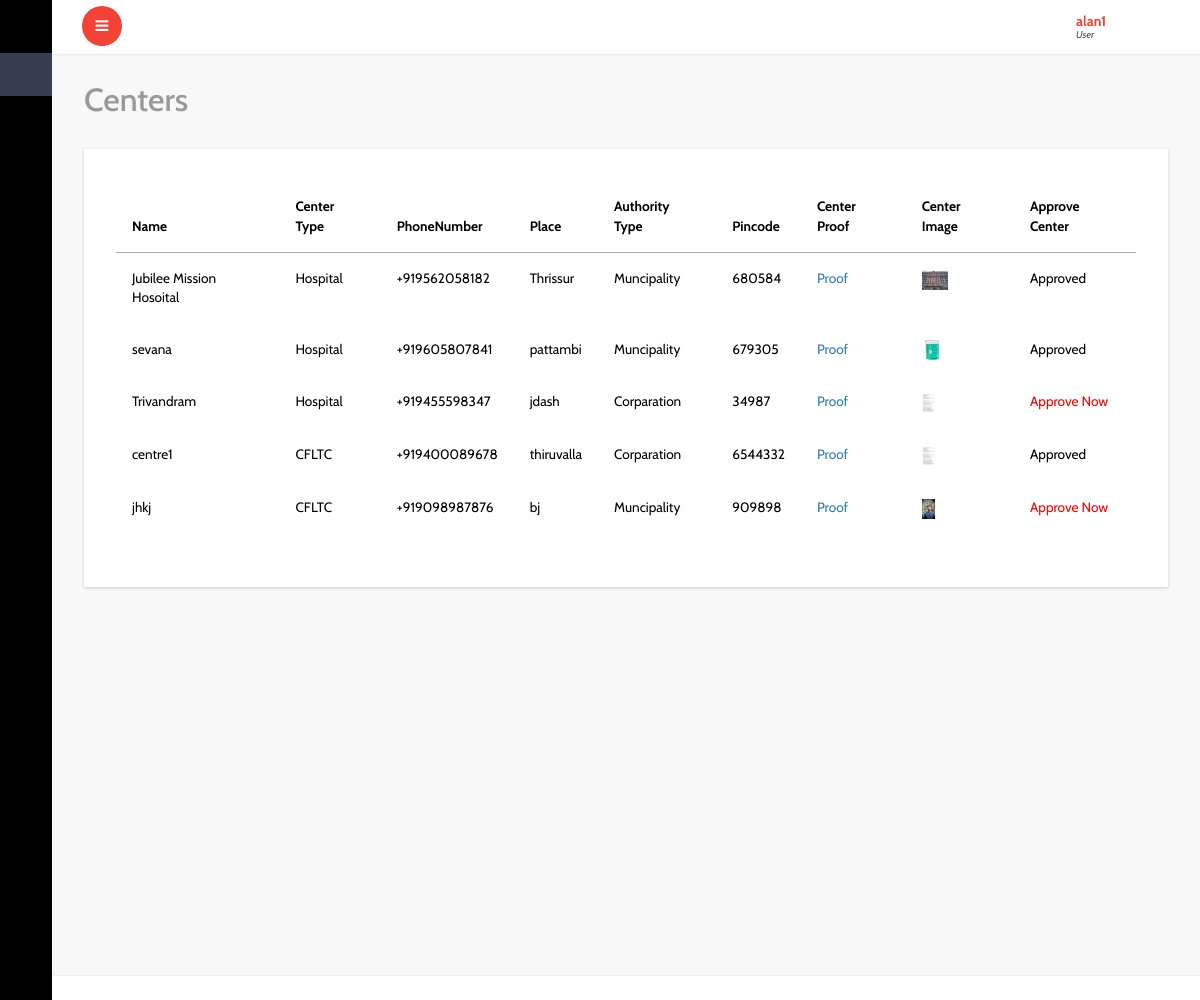
The app's page /allcenters/ (signed in) with its own data.
### account/models.py (models this page shows, shortened)
class UserRegister(models.Model):
    user=models.OneToOneField(User,on_delete=models.CASCADE)
    name=models.CharField(max_length=40)
    phonenumber=PhoneNumberField()
    adhar=models.PositiveIntegerField(unique=True)
    pincode=models.PositiveIntegerField()

class Center(models.Model):
    user=models.OneToOneField(User,on_delete=models.CASCADE)
    center_name=models.CharField(max_length=50)
    authority_type=models.CharField(max_length=50,choices=authority_types,default=govermnet)
    center_pincode=models.PositiveIntegerField()
    center_place=models.CharField(max_length=60)
    center_type=models.CharField(max_length=50,choices=ceter_types,)
    center_ideantification_proof=models.FileField(upload_to='center_proof')
    center_phone=PhoneNumberField()
    center_photo=models.ImageField(upload_to='center_photo')
    status_appruval=models.BooleanField(default=False)

### account/views.py (the view)
# urls.py: path('allcenters/',views.allcenters,name='allcenters'),
def allcenters(request):
    c=Center.objects.all()
    return render(request,'admin/centers.html',{'c':c})

### templates/admin/centers.html (shortened to what this page needs)
{% extends 'dashboard/index.html' %}
{% block content %}
			<div id="page-wrapper">
				<div class="graphs">
					<h3 class="blank1">Centers</h3>
					 <div class="xs tabls">
						<div class="bs-example4" data-example-id="contextual-table">
                            <table class="table">
                                {% if c %}
                                <thead>
                                    <tr>
                                      <th>Name</th>
                                      <th>Center Type</th>
                                      <th>PhoneNumber</th>
                                       <th>Place</th>
                                       <th>Authority Type</th>
                                       <th>Pincode</th>
                                       <th>Center Proof</th>
                                        <th>Center Image</th>
                                        <th>Approve Center</th>
                                    </tr>
                                </thead>
                                <tbody>
                                    {% for l in c %}
                                    <tr>
                                        <td>{{l.center_name}}</td>
                                        <td>{{l.center_type}}</td>
                                        <td>{{l.center_phone}}</td>
                                        <td>{{l.center_place}}</td>
                                        <td>{{l.authority_type}}</td>
                                        <td>{{l.center_pincode}}</td>
                                        <td><a href="{{l.center_ideantification_proof.url}}">Proof</a></td>
                                        <td><img src="{{l.center_photo.url}}" height="20em"></td>
                                        {% if l.status_appruval == True %}
                                        <td>Approved</td>
                                        {% else %}
                                        <td><a href="{% url 'centerappruval' l.id %}" style="color: red ; ">Approve Now</a></td>
                                        {% endif %}
                                    </tr>
                                    {% endfor %}
                                </tbody>
                            </table>
                            {% else %}
                            <h4>No Centers Registerd For appruval</h4>
                            {% endif %}
					   </div>
						</div>
						</div>
					</div>
		{% endblock %}

### templates/dashboard/header.html (shortened to what this page needs)
<html lang="en">
<head>
</head>
<body>
		<div class="main-content">
			<div class="header-section">
			<a class="toggle-btn  menu-collapsed"><i class="fa fa-bars"></i></a>
			<div class="menu-right">
				<div class="user-panel-top">
					<div class="profile_details">
						<ul>
							<li class="dropdown profile_details_drop">
								<a href="#" class="dropdown-toggle" data-toggle="dropdown" aria-expanded="false">
									<div class="profile_img">
										{% if user.is_superuser %}
										<span style="background:url(/static/dashboard/images/1.jpg) no-repeat center"> </span>
										 <div class="user-name">
											<p>{{user.username}}<span>Administrator</span></p>
											{% elif user.center.center_type == 'Hospital' %}
											<span style="background:url({{user.center.center_photo.url}}) no-repeat center"> </span>
										 	<div class="user-name">
											<p>{{user.center.center_name}}<span>Hospital</span></p>
											{% elif user.center.user_type == 'CSLTC' %}
											<span style="background:url({{user.center.center_photo.url}}) no-repeat center"> </span>
										 	<div class="user-name">
											<p>{{user.center.center_name}}<span>CSLTC</span></p>
											{% elif user.center.user_type == 'CFLTC' %}
											<span style="background:url({{user.center.center_photo.url}}) no-repeat center"> </span>
										 	<div class="user-name">
											<p>{{user.center.center_name}}<span>CFLTC</span></p>
											{% elif user.center.user_type == 'Domicile' %}
											<span style="background:url({{user.center.center_photo.url}}) no-repeat center"> </span>
										 	<div class="user-name">
											<p>{{user.center.center_name}}<span>Domicile</span></p>
											{% elif user.lab.lab_type == 'private' %}
											<span style="background:url({{user.lab.photo_of_lab.url}}) no-repeat center"> </span>
										 	<div class="user-name">
											<p>{{user.lab.lab_name}}<span>Lab</span></p>
											{% elif user.lab.lab_type == 'hospital' %}
											<span style="background:url({{user.lab.photo_of_lab.url}}) no-repeat center"> </span>
										 	<div class="user-name">
											<p>{{user.lab.center.center_name}}<span>Lab</span></p>
											{% elif user.home %}
										 	<div class="user-name">
											<p>{{user.home.name}}<span>Home</span></p>
											{% elif user.dmo %}
										 	<div class="user-name">
											<p>{{user.dmo.name}}<span>DMO</span></p>
											{% elif user.doctor %}
											<span style="background:url({{user.doctor.doctor_photo.url}}) no-repeat center"> </span>
										 	<div class="user-name">
											<p>{{user.dmo.name}}<span>Doctor</span></p>
											{% else %}
											<div class="user-name">
											<p>{{user.userregister.name}}<span>User</span></p>
											{% endif %}
										 </div>
										 <i class="lnr lnr-chevron-down"></i>
										<div class="clearfix"></div>
									</div>
								</a>
							</li>
							<div class="clearfix"> </div>
						</ul>
					</div>
					<div class="clearfix"></div>
				</div>
			  </div>
			</div>
</body>
</html>

### records on screen
Center: center_name "Jubilee Mission Hosoital", center_type "Hospital", center_phone "+919562058182", center_place "Thrissur", authority_type "Muncipality", center_pincode "680584", center_photo (picture), status_appruval "Approved"
Center: center_name "sevana", center_type "Hospital", center_phone "+919605807841", center_place "pattambi", authority_type "Muncipality", center_pincode "679305", center_photo (picture), status_appruval "Approved"
Center: center_name "Trivandram", center_type "Hospital", center_phone "+919455598347", center_place "jdash", authority_type "Corparation", center_pincode "34987", center_photo (picture), status_appruval "Approve Now"
Center: center_name "centre1", center_type "CFLTC", center_phone "+919400089678", center_place "thiruvalla", authority_type "Corparation", center_pincode "6544332", center_photo (picture), status_appruval "Approved"
Center: center_name "jhkj", center_type "CFLTC", center_phone "+919098987876", center_place "bj", authority_type "Muncipality", center_pincode "909898", center_photo (picture), status_appruval "Approve Now"

### other values on screen
{{ user.userregister.name }} "alan1"
